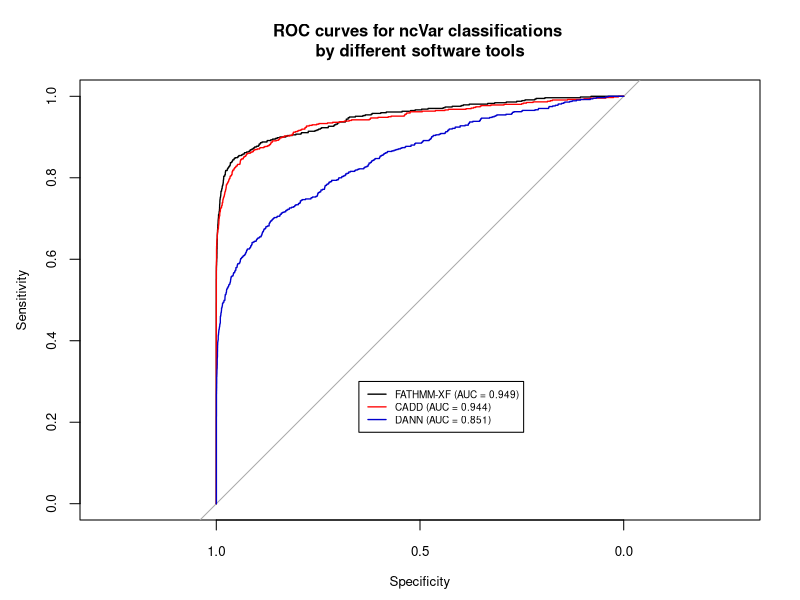

Here is the R script that generated this plot:
library(pROC)

setwd("/Users/sasha/Git/ncVarDB")

pathogenic_fathmm <- read.csv("FATHMM-XF/fathmm-xf_pathogenic_classification.tsv", sep="\t", stringsAsFactors=FALSE)
pathogenic_fathmm$ncVar_type <- "pathogenic"
benign_fathmm <- read.csv("FATHMM-XF/fathmm-xf_benign_classification.tsv", sep="\t", stringsAsFactors=FALSE)
benign_fathmm$ncVar_type <- "benign"
fathmm <- rbind(pathogenic_fathmm, benign_fathmm)
fathmm$Non.Coding.Score <- as.numeric(fathmm$Non.Coding.Score)
not_scored_variants <- fathmm[is.na(fathmm$Non.Coding.Score),]
fathmm <- fathmm[!is.na(fathmm$Non.Coding.Score),]

print("The number of FATHMM-XF analysed pathogenic variants:\n" )
nrow(fathmm[fathmm$ncVar_type=="pathogenic",])
print("The number of FATHMM-XF analysed benign variants:\n" )
nrow(fathmm[fathmm$ncVar_type=="benign",])

pathogenic_cadd <- read.delim("CADD/CADD_pathogenic_classification.tsv", stringsAsFactors=FALSE, skip=1)
names(pathogenic_cadd) <- c("CHROM", "POS", "REF", "ALT", "RawScore", "PHRED")
pathogenic_cadd$ncVar_type <- "pathogenic"
benign_cadd <- read.delim("CADD/CADD_benign_classification.tsv", stringsAsFactors=FALSE, skip=1)
names(benign_cadd) <- c("CHROM", "POS", "REF", "ALT", "RawScore", "PHRED")
benign_cadd$ncVar_type <- "benign"
cadd <- rbind(pathogenic_cadd, benign_cadd)
cadd$PHRED <- as.numeric(cadd$PHRED)
cadd$RawScore <- as.numeric(cadd$RawScore)

print("The number of CADD analysed pathogenic variants:\n" )
nrow(cadd[cadd$ncVar_type=="pathogenic",])
print("The number of CADD analysed benign variants:\n" )
nrow(cadd[cadd$ncVar_type=="benign",])

pathogenic_dann <- read.csv("DANN/DANN_pathogenic_classification.tsv", sep="\t", stringsAsFactors=FALSE)
pathogenic_dann$ncVar_type <- "pathogenic"
benign_dann <- read.csv("DANN/DANN_benign_classification.tsv", sep="\t", stringsAsFactors=FALSE)
benign_dann$ncVar_type <- "benign"
dann <- rbind(pathogenic_dann, benign_dann)
dann$score <- as.numeric(dann$score)
dann <- dann[!is.na(dann$score),]

print("The number of DANN analysed pathogenic variants:\n" )
nrow(dann[dann$ncVar_type=="pathogenic",])
print("The number of DANN analysed benign variants:\n" )
nrow(dann[dann$ncVar_type=="benign",])

roc_fathmm <- roc(fathmm$ncVar_type, fathmm$Non.Coding.Score)
roc_cadd <- roc(cadd$ncVar_type, cadd$RawScore)
roc_dann <- roc(dann$ncVar_type, dann$score)
auc_fathmm = paste(paste("FATHMM-XF (AUC = ", round(as.numeric(auc(roc_fathmm)), 3),  sep=""), ")", sep="")
auc_cadd = paste(paste("CADD (AUC = ", round(as.numeric(auc(roc_cadd)), 3),  sep=""), ")", sep="")
auc_dann = paste(paste("DANN (AUC = ", round(as.numeric(auc(roc_dann)), 3),  sep=""), ")", sep="")

png("scripts/plots/3ROCcurves.png",width = 4, height = 4, units = 'in', res = 300)
plot(roc_fathmm, col=1, main="ROC curves for ncVar classifications \nby different software tools", lwd=1.3, cex.main=1, cex.lab=0.8, cex.axis=0.8, mar = c(4, 4, 4, 2))
plot(roc_cadd, col="red", lwd=1.3, add=TRUE)
plot(roc_dann, col="blue3", lwd=1.3, add=TRUE)
legend(0.65, 0.3, legend=c(auc_fathmm, auc_cadd, auc_dann),
       col=c(1,"red","blue3"), lty=1, lwd=1.3, cex=0.6)
dev.off()
